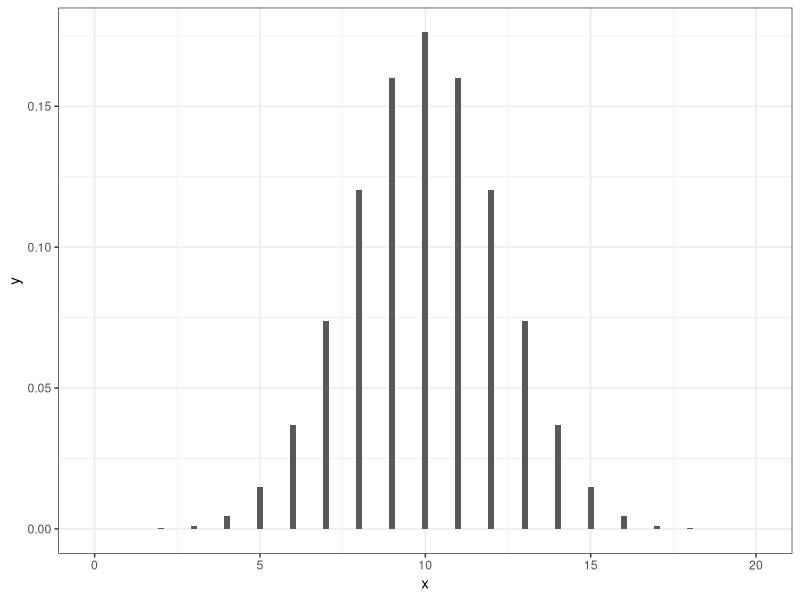
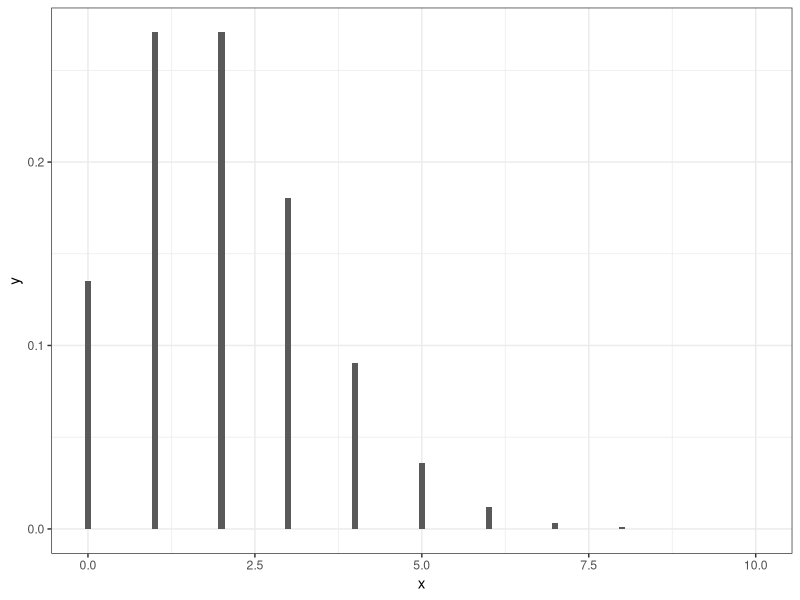
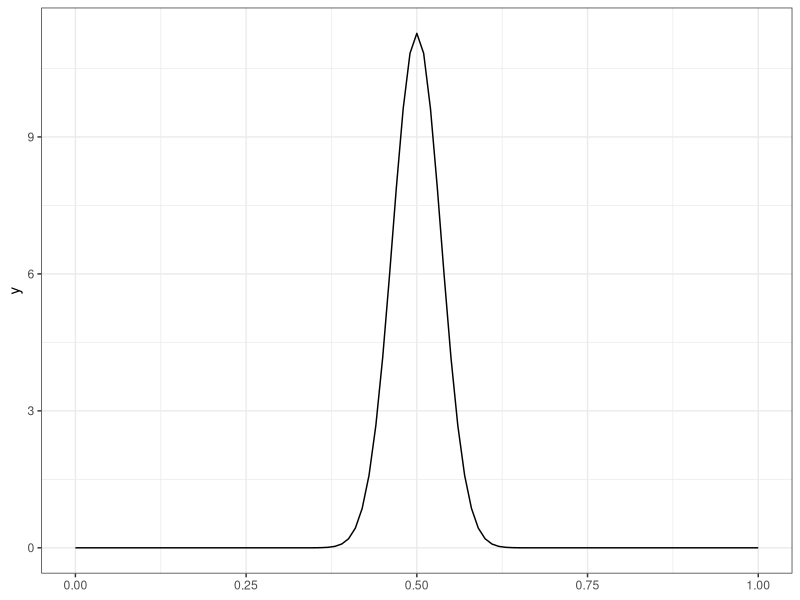
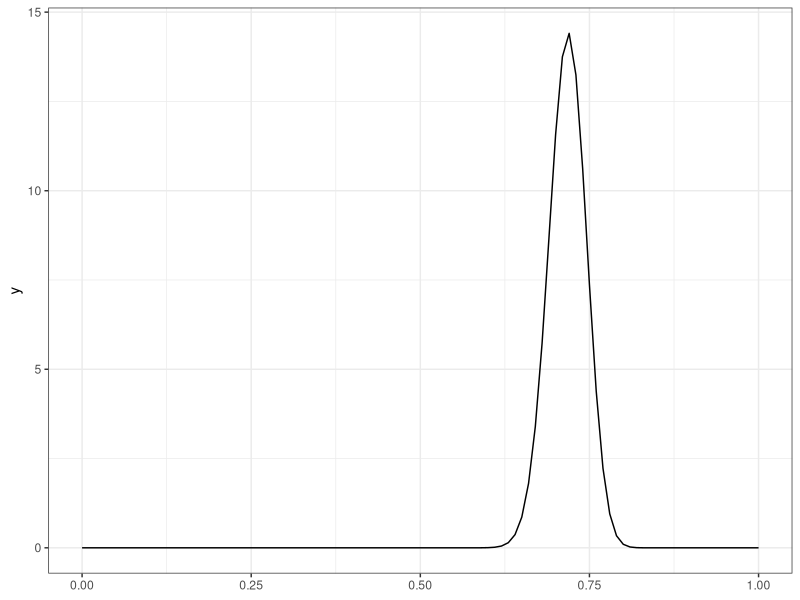
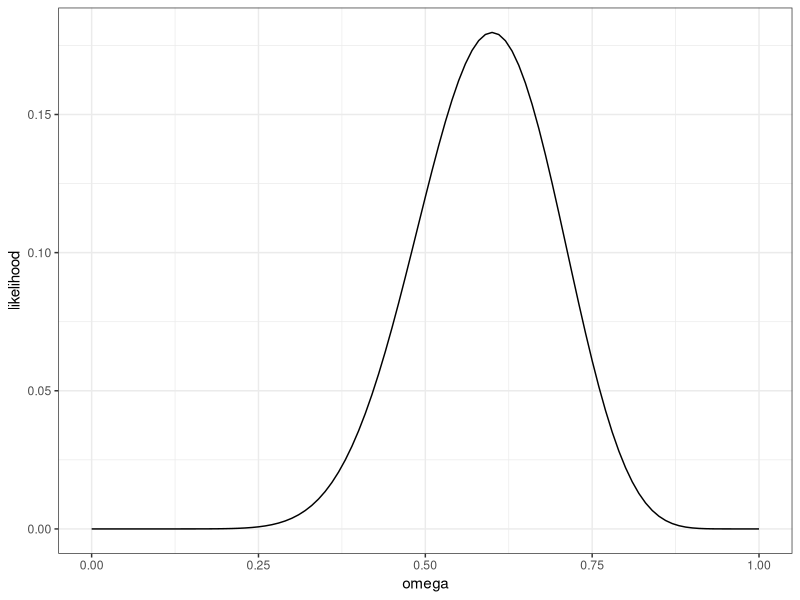
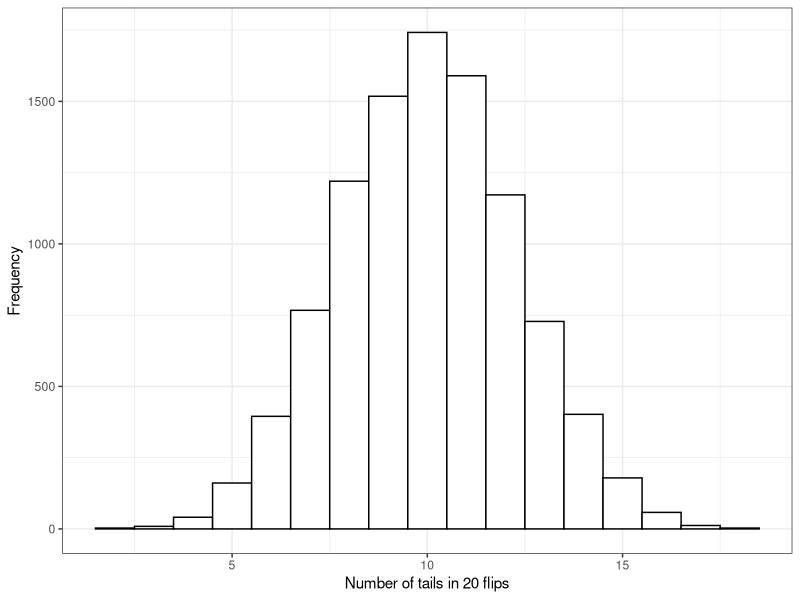

R code for these plots, in order:
# Name : Leonel Fernando Nabaza Ruibal
## ------------------------------------------------------------------------
library(ggplot2)
library(dplyr)

theme_set(theme_bw())

# 1. Statistical model

# Plot binomial distribution
df <- tibble(x = 0:20)
ggplot(df, aes(x))+
  stat_function(fun = dbinom,
                args = list(size = 20, prob = 0.5),
                geom = "bar")
  


# Exercise 1.5
#Choose a Bayesian model for the number of goals scored in a match in the first division of the Spanish soccer league, and argue in favor of it.
# use and plot poisson distribution
#plot poisson distribution
df <- tibble(x = 0:10)
ggplot(df, aes(x))+
  stat_function(fun = dpois,
                args = list(lambda = 2),
                geom = "bar")



# 3. Bayesian model

# Exercise coin
ggplot() +
  stat_function(fun = dbeta, 
                args = list(shape1 = 100, shape2 = 100)) +
  xlim(c(0, 1))



# Exercise world
ggplot() +
  stat_function(fun = dbeta, 
                args = list(shape1 = 190, shape2 = 75)) +
  xlim(c(0, 1))

## ------------------------------------------------------------------------

# 4. Likelihood function

# Exercise likelihood:

df <- tibble(
  omega = seq(0, 1, 0.01), 
  likelihood = dbinom(12, 20, omega)) 

ggplot(df) +
  geom_line(aes(omega, likelihood))



## ------------------------------------------------------------------------
## Predictive simulation

# Simulate 10000 draws from prior density: p_sim as Beta (a = 200, b = 200)
# random vector where each compontnent is a random draw from beta(200,200)
p_sim <- rbeta(10000, 200, 200)

# Simulate 10000 draws from the predictive density: y_sim
y_sim <- rbinom(10000, 20, p_sim)

# Plot the prior predictive density
ggplot(tibble(y_sim), aes(x = y_sim)) +
  geom_histogram(binwidth = 1, color = "black", fill = "white") +
  xlab("Number of tails in 20 flips") +
  ylab("Frequency")

# Compute the probability of less than 5 tails
mean(y_sim < 5)

# Find a 90 percent prediction interval for the number of tails
quantile(y_sim, c(0.05,0.95))



# Exercise 1.4

# a) Choose the parameters of a conjugate prior distribution (gamma), 
# and explain why you choose them (it might be useful to draw the 
# prior predictive distribution to back your choice up).



# b) Draw in the same graph the prior distribution and the 
# likelihood function.



# c) Draw the prior predictive distribution.



# Now, assume that the members of the association know nothing 
# about the number of weekly visitors:
# d) Choose the parameters of a conjugate prior distribution in 
# that case.
